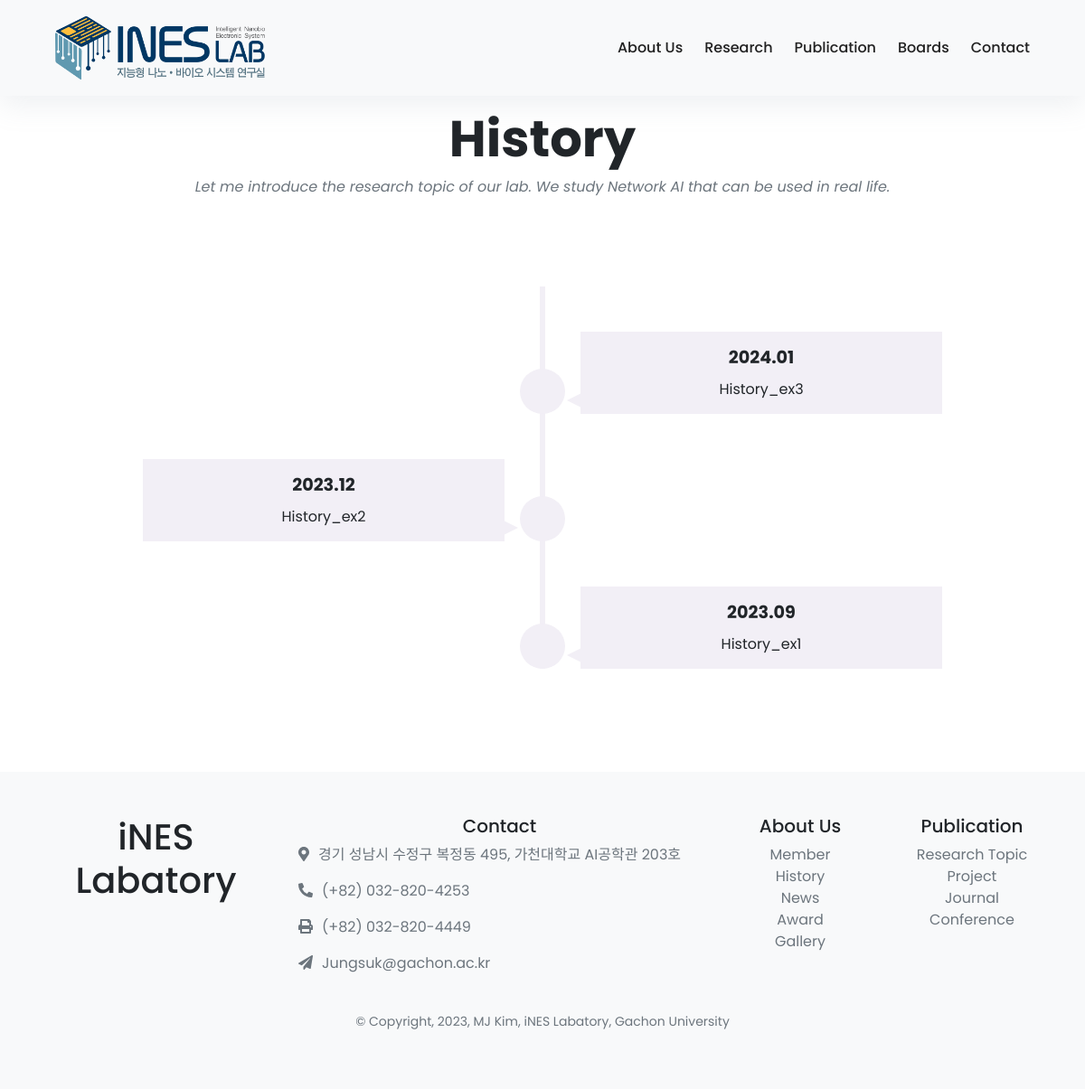
The page /history/ on the database its author committed.
### history_of_ines/models.py (models this page shows, shortened)
class History(models.Model):
    title = models.CharField(max_length=255)
    history_date = models.DateTimeField(default=datetime.datetime.now)
    description = models.TextField(null=True, blank=True)
    photo = models.FileField(upload_to="upload/%Y/%m/%d/", blank=True)

### history_of_ines/views.py (the view)
# urls.py: path('', views.index, name='index'),
def index(request):
    historys = History.objects.all().order_by('-history_date') #역순 정렬(최신 우선)
    template = loader.get_template('../templates/labweb/history.html')
    context = {
        'historys' : historys,
    }
    return HttpResponse(template.render(context, request))

### templates/labweb/history.html (shortened to what this page needs)
{% extends 'labweb/base.html' %}
{% block style %}
  <link rel="stylesheet" href="/static/css/history.css">
{% endblock %}
{% block content %}
<div class="container py-5">
    <header class="text-center">
    <br><br><br>
    <h1 class="display-4 font-weight-bold">History</h1>
    <p class="font-italic text-muted mb-0">Let me introduce the research topic of our lab. We study Network AI that can be used in real life.</p>
      <br><br>
  </header>
        <section class= "timeline">
          <ul>
          {% if historys %}
            {% for h in historys %}
            <li>
                  <div>
                    <time> {{h.history_date|date:"Y.m"}}</time>{{h.title}}
                  </div>
                </li>
            {% endfor %}
          {% endif %}
        </ul>
    </section>
  </div>
{% endblock %}

### static/css/history.css (style rules this page uses)
*, *::before, *::after { margin: 0; padding: 0; box-sizing: border-box; }
.container { width: 90%; max-width: 1200px; margin: 0 auto; text-align: center; }
h1 { font-size: 2.5rem; }
.timeline ul { background: #fff; padding: 50px 0; }
.timeline ul li { list-style-type: none; position: relative; width: 6px; margin: 0 auto; padding-top: 50px; background: #f2eff6; }
.timeline ul li::after { content: ''; position: absolute; left: 50%; bottom: 0; transform: translateX(-50%); width: 50px; height: 50px; border-radius: 50%; background: inherit; }
.timeline ul li div { position: relative; bottom: 0; width: 400px; padding: 15px; background: #f2eff6; }
.timeline ul li div::before { content: ''; position: absolute; bottom: 7px; width: 0; height: 0; border-style: solid; }
.timeline ul li:nth-child(odd) div { left: 45px; }
.timeline ul li:nth-child(odd) div::before { left: -15px; border-width: 8px 16px 8px 0; border-color: transparent #f2eff6 transparent transparent; }
.timeline ul li:nth-child(even) div { left: -439px; }
.timeline ul li:nth-child(even) div::before { right: -15px; border-width: 8px 0 8px 16px; border-color: transparent transparent transparent #f2eff6; }
time { display: block; font-size: 1.2rem; font-weight: bold; margin-bottom: 8px; }
.timeline ul li::after { transition: background .5s ease-in-out; }
.timeline ul li.in-view::after { background: #f2eff6; }
.timeline ul li div { visibility: hidden; opacity: 0; transition: all .5s ease-in-out; }
.timeline ul li:nth-child(odd) div { transform: translate3d(200px, 0, 0); }
.timeline ul li:nth-child(even) div { transform: translate3d(-200px, 0, 0); }
.timeline ul li.in-view div { transform: none; visibility: visible; opacity: 1; }

### static/css/navbar.css (style rules this page uses)
body { font-family: 'Poppins', sans-serif !important; font-size: 16px; line-height: 24px; font-weight: 400; color: #212112; background-image: linear-gradient( to top, rgba(255,255,255,0) 10%, rgba(255,255,255,0.25) 25%, rgba(255,255,255,0.5) 50%, rgba(255,255,255,0.75) 75%, rgba(255,255,255,1) 100% ), url('/static/images/home2.jpeg'); background-position: center bottom ; background-repeat: no-repeat; background-size: 100% 50%; background-color: #fff; overflow-x: hidden; }

### templates/labweb/base.html (style rules this page uses)
body { font-family: "Big Caslon Medium", sans-serif; }

### rows shown on the page
History: history_date "2024.01", title "History_ex3"
History: history_date "2023.12", title "History_ex2"
History: history_date "2023.09", title "History_ex1"
